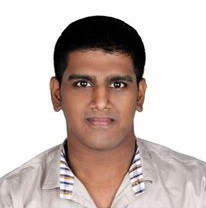
#> input picture Sources/Aaron John Sabu.jpg, 206 x 208 px
$ python 011__Morphological_Transforms_on_Images.py
#> lines starting #> are read from the running program, lines starting #| are printed output that depends on the picture; after the words box and inside, x2 and y2 are one past the last pixel; in counts of white or black regions, pixels touching at a corner belong together
#!/usr/bin/env python
import cv2
import numpy as np
import copy
from matplotlib import pyplot as plt

def nilch(pos):
	pass

cv2.namedWindow   ('Image')
cv2.namedWindow   ('Mask')
cv2.namedWindow   ('Dilation')
cv2.namedWindow   ('Erosion')
cv2.namedWindow   ('Opening')
cv2.namedWindow   ('Closing')
cv2.namedWindow   ('Gradient')
cv2.namedWindow   ('TopHat')
cv2.namedWindow   ('Dil-Ero')
cv2.namedWindow   ('Norm')

cv2.moveWindow    ('Image',      50, 100)
cv2.moveWindow    ('Mask',      425, 100)
cv2.moveWindow    ('Dilation',  800, 100)
cv2.moveWindow    ('Erosion',  1125, 100)
cv2.moveWindow    ('Opening',    50, 400)
cv2.moveWindow    ('Closing',   425, 400)
cv2.moveWindow    ('Gradient',  800, 400)
cv2.moveWindow    ('TopHat',   1125, 400)
cv2.moveWindow    ('Dil-Ero',   425, 700)
cv2.moveWindow    ('Norm',      800, 700)

cv2.createTrackbar('Dilation Size', 'Mask', 0, 120, nilch)

while(True):
	kernel_size = cv2.getTrackbarPos('Dilation Size', 'Mask')

	image01     = cv2.imread('../Sources/Aaron John Sabu.jpg', cv2.IMREAD_GRAYSCALE)
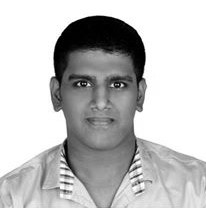
#> image01: shape (208, 206); min 0, max 255, mean 192
	_, mask     = cv2.threshold(image01, 220, 255, cv2.THRESH_BINARY_INV)
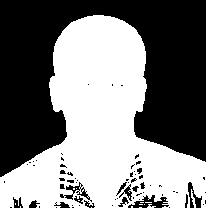
#> mask: shape (208, 206); 49% white; 17 white regions (15 under 20 px), largest, box (x1, y1, x2, y2) and area: (0, 15, 206, 208) 20886, (191, 189, 196, 208) 40
	kernel      = np.ones((kernel_size,kernel_size), np.uint8)
	dilation    = cv2.dilate(mask, kernel, iterations=1)
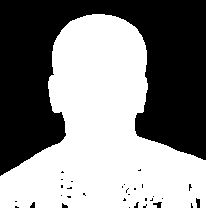
#> dilation: shape (208, 206); 52.9% white; 32 black regions (27 under 20 px), largest, box (x1, y1, x2, y2) and area: (0, 0, 206, 176) 19952, (196, 198, 200, 208) 32, (153, 202, 162, 208) 32, (30, 202, 35, 208) 22, (62, 203, 68, 208) 20
	erosion     = cv2.erode (mask, kernel, iterations=1)
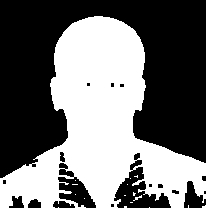
#> erosion: shape (208, 206); 43.9% white; 17 white regions (16 under 20 px), largest, box (x1, y1, x2, y2) and area: (0, 16, 206, 208) 18751
	opening     = cv2.morphologyEx(mask, cv2.MORPH_OPEN,     kernel)
#> opening: shape (208, 206); 47.9% white; 10 white regions (8 under 20 px), largest, box (x1, y1, x2, y2) and area: (0, 15, 206, 208) 20406, (71, 183, 79, 186) 24
	closing     = cv2.morphologyEx(mask, cv2.MORPH_CLOSE,    kernel)
#> closing: shape (208, 206); 50.5% white; 28 black regions (11 under 20 px), largest, box (x1, y1, x2, y2) and area: (0, 0, 206, 177) 20538, (149, 195, 163, 208) 88, (195, 197, 201, 208) 59
	gradient    = cv2.morphologyEx(mask, cv2.MORPH_GRADIENT, kernel)
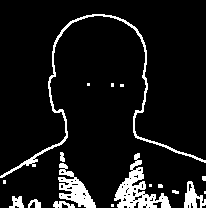
#> gradient: shape (208, 206); 9% white; 18 white regions (9 under 20 px), largest, box (x1, y1, x2, y2) and area: (0, 14, 206, 178) 1233, (114, 153, 171, 208) 1119, (58, 163, 96, 208) 745
	tophat      = cv2.morphologyEx(mask, cv2.MORPH_TOPHAT,   kernel)
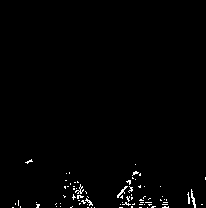
#> tophat: shape (208, 206); 1.1% white in thin lines or dots, all inside (x1, y1, x2, y2) = (12, 159, 206, 208)

	dil_ero     = dilation - erosion
	# norm will set a cell to LOW if the majority of cells around it are LOW, else the cell will be HIGH
	norm        = copy.deepcopy(mask)
	for row in range(len(mask)):
		for cell in range(len(mask[row])):
			val = [-1 for i in range(8)]
			# [5 lines of commented-out code are left out]
			try:
				val[0] = mask[row-1][cell-1]
			except Exception:
				val[0] = 1
			try:
				val[1] = mask[row-1][cell]
			except Exception:
				val[1] = 1
			try:
				val[2] = mask[row-1][cell+1]
			except Exception:
				val[2] = 1
			try:
				val[3] = mask[row][cell+1]
			except Exception:
				val[3] = 1
			try:
				val[4] = mask[row+1][cell+1]
			except Exception:
				val[4] = 1
			try:
				val[5] = mask[row+1][cell]
			except Exception:
				val[5] = 1
			try:
				val[6] = mask[row+1][cell-1]
			except Exception:
				val[6] = 1
			try:
				val[7] = mask[row][cell-1]
			except Exception:
				val[7] = 1
			a = val.count(0)
			b = val.count(255)
			if (a > b):
				norm[row][cell] = 0
			else:
				norm[row][cell] = 255
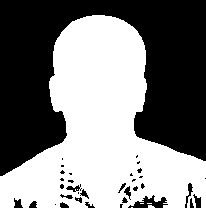
#> norm: shape (208, 206); 50% white; 35 black regions (19 under 20 px), largest, box (x1, y1, x2, y2) and area: (0, 0, 206, 176) 20432, (128, 195, 168, 208) 246, (185, 183, 193, 208) 68

	cv2.imshow('Image',    image01)
	cv2.imshow('Mask',     mask)
	cv2.imshow('Dilation', dilation)
	cv2.imshow('Erosion',  erosion)
	cv2.imshow('Opening',  opening)
	cv2.imshow('Closing',  closing)
	cv2.imshow('Gradient', gradient)
	cv2.imshow('TopHat',   tophat)
	cv2.imshow('Dil-Ero',  dil_ero)
	cv2.imshow('Norm',     norm)

	keyb_inp = cv2.waitKey(10)
#> (key e is pressed here)
	if keyb_inp == 27:
		break
		cv2.destroyAllWindows()
	elif keyb_inp == ord('m'):
		cv2.imwrite('../Outputs/Aaron_Masked.png', mask)
	elif keyb_inp == ord('d'):
		cv2.imwrite('../Outputs/Aaron_Dilated_' +str(kernel_size)+'.png', dilation)
	elif keyb_inp == ord('e'):
		cv2.imwrite('../Outputs/Aaron_Eroded_'  +str(kernel_size)+'.png', erosion)
	elif keyb_inp == ord('o'):
		cv2.imwrite('../Outputs/Aaron_Opening_' +str(kernel_size)+'.png', opening)
	elif keyb_inp == ord('c'):
		cv2.imwrite('../Outputs/Aaron_Closing_' +str(kernel_size)+'.png', closing)
	elif keyb_inp == ord('g'):
		cv2.imwrite('../Outputs/Aaron_Gradient_'+str(kernel_size)+'.png', gradient)
	elif keyb_inp == ord('t'):
		cv2.imwrite('../Outputs/Aaron_TopHat_'+  str(kernel_size)+'.png', tophat)
	elif keyb_inp == ord('f'):
		cv2.imwrite('../Outputs/Aaron_Dil-Ero_' +str(kernel_size)+'.png', dil_ero)
	elif keyb_inp == ord('n'):
		cv2.imwrite('../Outputs/Aaron_Norm.png', norm)

cv2.destroyAllWindows()
